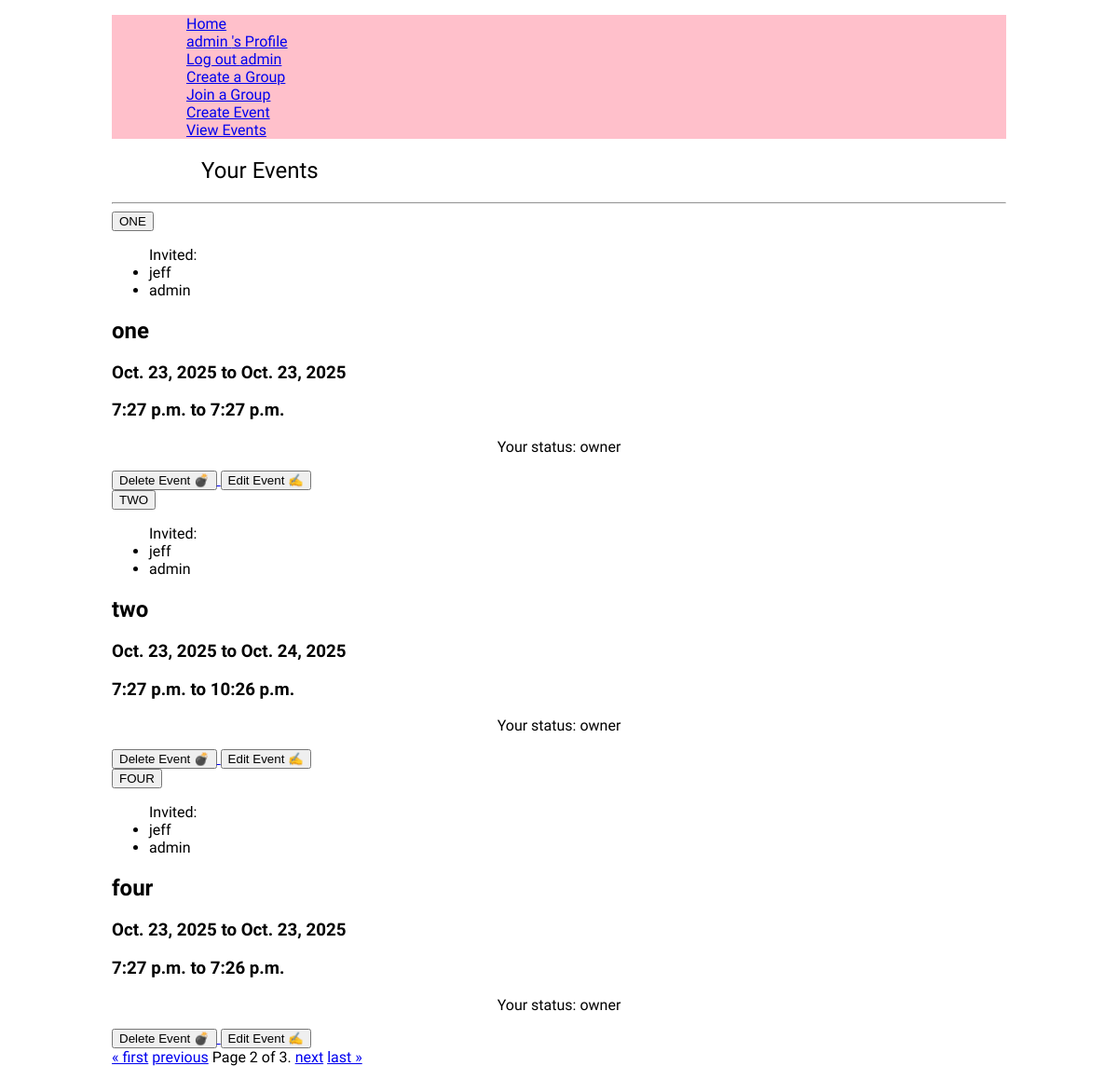
The app's page /calendar/list/?page=2 (signed in), older data.
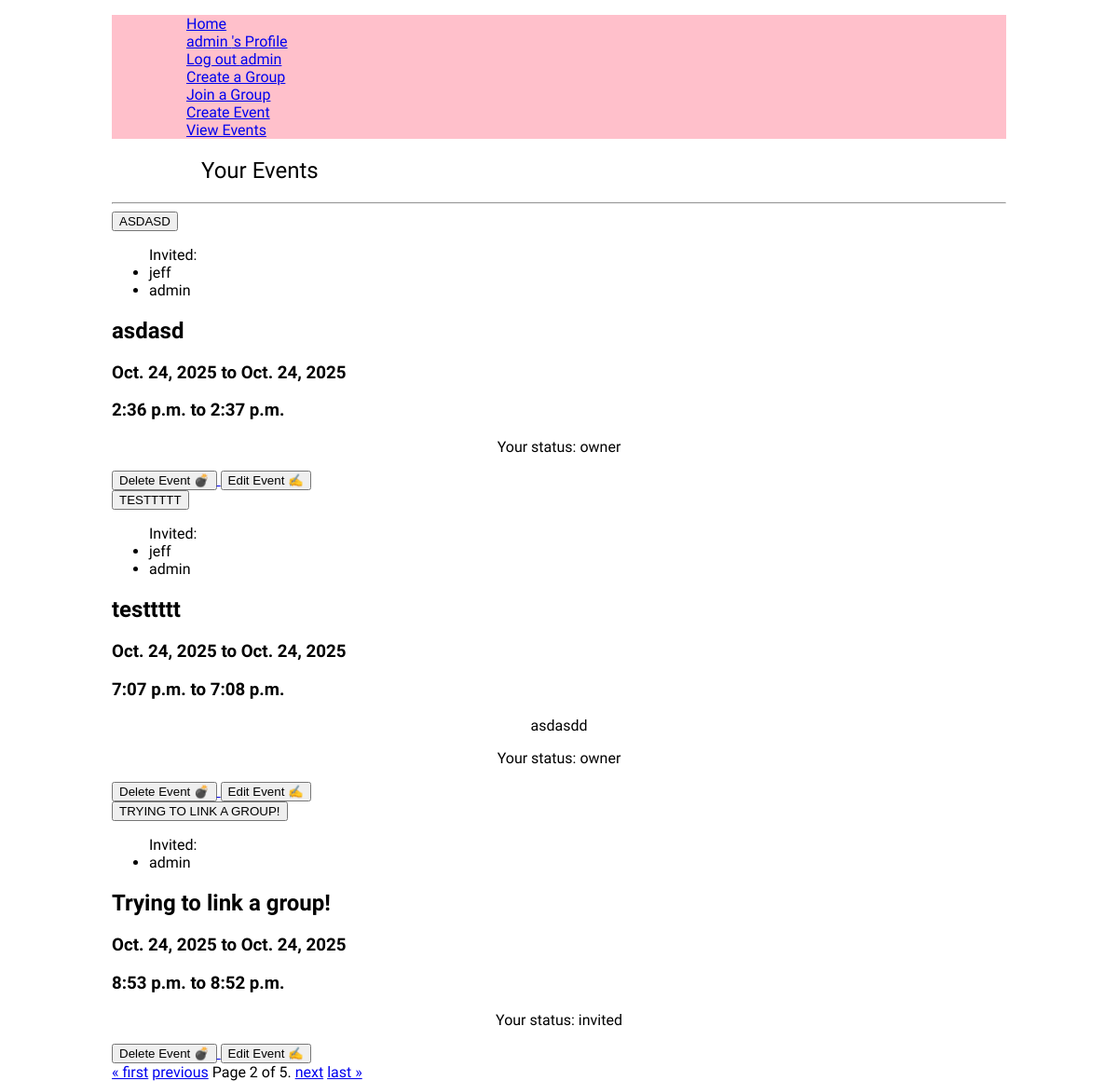
The same page, newer data.
### user_profile/models.py (models this page shows, shortened)
class CustomUser(AbstractUser):
    location = models.CharField(max_length=100, blank=True)
    phone_number = models.CharField( max_length=50, blank=True)
    date_joined = models.DateTimeField( auto_now_add=True)
    picture = models.ImageField(default='profile/default_profile.webp', upload_to='profile/', blank=True)

### event_view/models.py (models this page shows, shortened)
class Event(models.Model):
    EventName = models.CharField(blank=False, max_length=128)
    PrivateEvent = models.BooleanField(blank=False, default=True)#for later releases where displays could be 'your profile' but you don't want it to show the event
    group = models.ForeignKey('group_profile.GroupProfile', null=True, blank=True, on_delete=models.SET_NULL, related_name='events')
    StartDate = models.DateField(blank=False, default=todays_date)
    EndDate = models.DateField(blank=False, default=todays_date)
    StartTime = models.TimeField(blank=False)
    EndTime = models.TimeField(blank=False)
    Location = models.CharField(blank=True, default="Enter a place")
    Notes = models.TextField(blank=True, )
    EventCreatedTime = models.DateTimeField(auto_now_add=True)#for Admin purposes

### calendar_view/views.py (the view)
# urls.py: path('list/', views.list_events, name='list'),
@login_required
def list_events(request):
    user = request.user
    personal_links = (
        UserEventLink.objects
        .filter(customUser=user)
        .select_related('event', 'event__group')
        .order_by('event__StartDate', 'event__StartTime', 'pk')
    )
    personal_event_ids = {link.event.id for link in personal_links}
    group_events = (
        Event.objects
        .filter(group__members=user)
        .exclude(id__in=personal_event_ids)
        .select_related('group')
        .order_by('StartDate', 'StartTime', 'pk')
    )
    items = []
    for link in personal_links:
        attendees_qs = UserEventLink.objects.filter(event=link.event).select_related('customUser')
        items.append({
            'type': 'personal',
            'event': link.event,
            'user_status': link.get_status_display(),
            'attendees': [a.customUser for a in attendees_qs],
            'group': link.event.group,  # may be None
        })
    for ev in group_events:
        attendees_qs = UserEventLink.objects.filter(event=ev).select_related('customUser')
        items.append({
            'type': 'group',
            'event': ev,
            'user_status': None,  # user has no personal link
            'attendees': [a.customUser for a in attendees_qs],
            'group': ev.group,
        })
    paginator = Paginator(items, 3)
    page_number = request.GET.get('page')
    page_obj = paginator.get_page(page_number)
    return render(request, 'calendar_view/list.html', {'page_obj': page_obj})

### calendar_view/templates/calendar_view/list.html (shortened to what this page needs)
{% extends "base.html" %}
{% block content %}
<section>
    <h1>Your Events</h1>
    <hr>
    {% for item in page_obj %}
    <div class="accordion-container">
        {% if item.type == 'personal' %}
            {% if item.user_status == 'declined' %}
                <button class="accordion-button event-declined">{{ item.event.EventName|upper }} - Event Declined</button>
            {% else %}
                <button class="accordion-button">
                    {{ item.event.EventName|upper }}
                </button>
            {% endif %}
        {% else %}
            <button class="accordion-button">
                {{ item.event.EventName|upper }} (Group: {{ item.group.GroupName }})
            </button>
        {% endif %}
        <div>
            <ul>
                Invited:
                {% for attendee in item.attendees %}
                    <li>{{ attendee.username }}</li>
                {% empty %}
                    <li>No one is linked to this event</li>
                {% endfor %}
            </ul>
            <div class="accordion">
                <h2>{{ item.event.EventName }}</h2>
                <h3>{{ item.event.StartDate }} to {{ item.event.EndDate }}</h3>
                <h3>{{ item.event.StartTime }} to {{ item.event.EndTime }}</h3>
                <p>{{ item.event.Notes }}</p>
                {% if item.user_status %}
                    <p>Your status: {{ item.user_status }}</p>
                {% endif %}
                <a href="{% url 'calendar:delete_event' item.event.id %}">
                    <button>Delete Event 💣</button>
                </a>
                <a href="{% url 'calendar:edit_event' item.event.id %}">
                    <button>Edit Event ✍</button>
                </a>
            </div>
        </div>
    </div>
    {% empty %}
        <p>No events to display.</p>
    {% endfor %}
    <div class="pagination">
        {% if page_obj.has_previous %}
            <a href="?page=1">&laquo; first</a>
            <a href="?page={{ page_obj.previous_page_number }}">previous</a>
        {% endif %}
        <span class="current">
            Page {{ page_obj.number }} of {{ page_obj.paginator.num_pages }}.
        </span>
        {% if page_obj.has_next %}
            <a href="?page={{ page_obj.next_page_number }}">next</a>
            <a href="?page={{ page_obj.paginator.num_pages }}">last &raquo;</a>
        {% endif %}
    </div>
</section>
{% endblock content %}

### armonario_proj/templates/base.html (shortened to what this page needs)
{% extends "layout.html" %}
{% load static %}

### armonario_proj/templates/layout.html (shortened to what this page needs)
{% load static %}
{% url 'home' as home_url %}
{% url "profile" as profile_url %}
<!DOCTYPE html>
<html lang="en">
<head>
    <link rel="stylesheet" href="{% static 'css/style.css' %}">
</head>
<body>
    <header>
        <div>
            <nav>
                <ul>
                    {% if request.path != '/' %}
                        <ul><a href="/">Home</a></ul>
                    {% endif %}
                    {% if user.is_authenticated %}
                        <ul><a href="{% url "user:profile" %}">{{user.username}} 's Profile</a></ul>
                        <ul><a href="{% url "user:logout" %}">Log out {{user.username}}</a></ul>
                        <ul><a href="{% url "group:create" %}">Create a Group</a></ul>
                        <ul><a href="{% url "group:join" %}">Join a Group</a></ul>
                        <ul><a href="{% url "event:create" %}">Create Event</a></ul>
                        <ul><a href="{% url "calendar:list" %}">View Events</a></ul>
                    {% else %}
                        <ul><a href="{% url "user:login" %}">Log in</a></ul>
                        <ul><a href="{% url "user:register" %}">Register</a></ul>
                    {% endif %}
                </ul>
            </nav>
        </div>
    </header>
    <main >
        {% block content %}{% endblock content %}
    </main>
</body>
</html>

### armonario_proj/static/css/style.css (style rules this page uses)
:root { --title-font: "Tagesschrift", system-ui; --secondary-font: "Yuji Syuku", serif; }
h1 { font-family: var(--title-font); font-weight: 400; padding-left: 10%; }
p { font-family: var(--secondary-font); font-size: 1rem; text-align: center; }
body { margin: auto; width: 80%; font-family: var(--secondary-font); min-height: 100dvh; }
header { background-color: pink; }

Row changes from the older to the newer data that the page shows:
removed Event: event.EventName "ONE", event.EventName "one", event.StartDate "Oct. 23, 2025", event.EndDate "Oct. 23, 2025", event.StartTime "7:27 p.m.", event.EndTime "7:27 p.m.", user_status "owner", CustomUser (username "jeff"), CustomUser (username "admin")
removed Event: event.EventName "TWO", event.EventName "two", event.StartDate "Oct. 23, 2025", event.EndDate "Oct. 24, 2025", event.StartTime "7:27 p.m.", event.EndTime "10:26 p.m.", user_status "owner", CustomUser (username "jeff"), CustomUser (username "admin")
no longer on this page (row unchanged): Event: event.EventName "FOUR", event.EventName "four", event.StartDate "Oct. 23, 2025", event.EndDate "Oct. 23, 2025", event.StartTime "7:27 p.m.", event.EndTime "7:26 p.m.", user_status "owner", CustomUser (username "jeff"), CustomUser (username "admin")
now on this page (row unchanged): Event: event.EventName "ASDASD", event.EventName "asdasd", event.StartDate "Oct. 24, 2025", event.EndDate "Oct. 24, 2025", event.StartTime "2:36 p.m.", event.EndTime "2:37 p.m.", user_status "owner", CustomUser (username "jeff"), CustomUser (username "admin")
added Event: event.EventName "TESTTTTT", event.EventName "testtttt", event.StartDate "Oct. 24, 2025", event.EndDate "Oct. 24, 2025", event.StartTime "7:07 p.m.", event.EndTime "7:08 p.m.", event.Notes "asdasdd", user_status "owner", CustomUser (username "jeff"), CustomUser (username "admin")
added Event: event.EventName "TRYING TO LINK A GROUP!", event.EventName "Trying to link a group!", event.StartDate "Oct. 24, 2025", event.EndDate "Oct. 24, 2025", event.StartTime "8:53 p.m.", event.EndTime "8:52 p.m.", user_status "invited", CustomUser (username "admin")
Text that changed along with them:
{{ page_obj.paginator.num_pages }}: "3" → "5"
